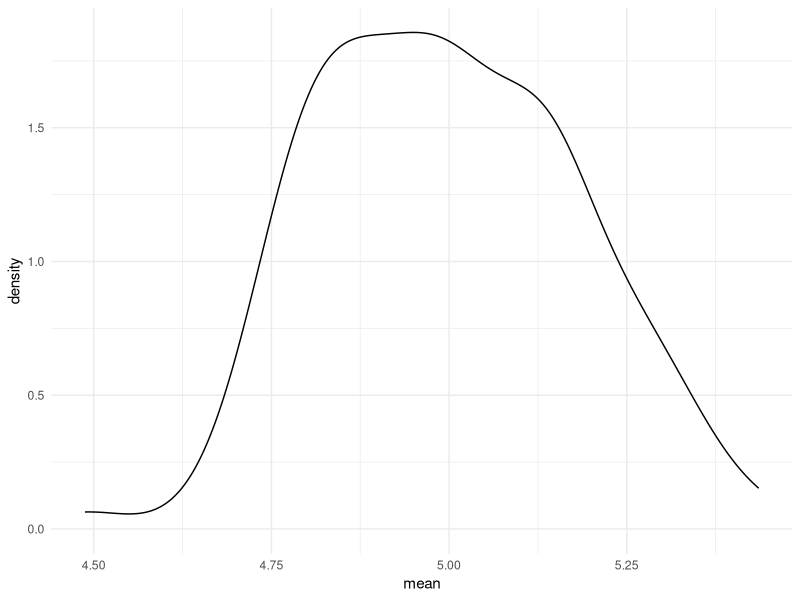
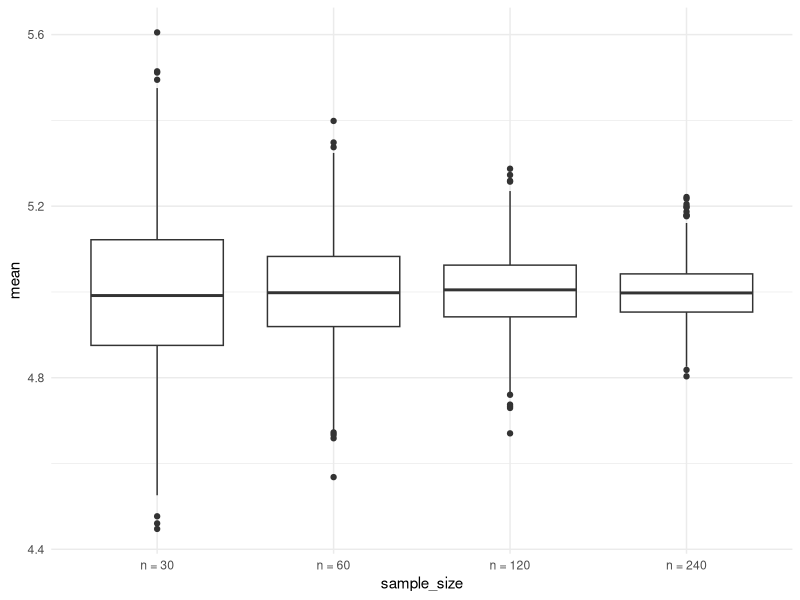
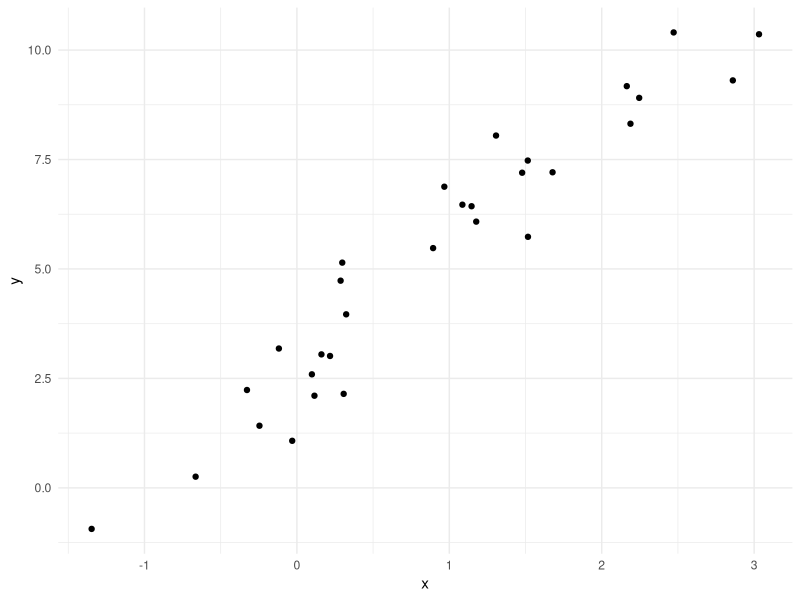
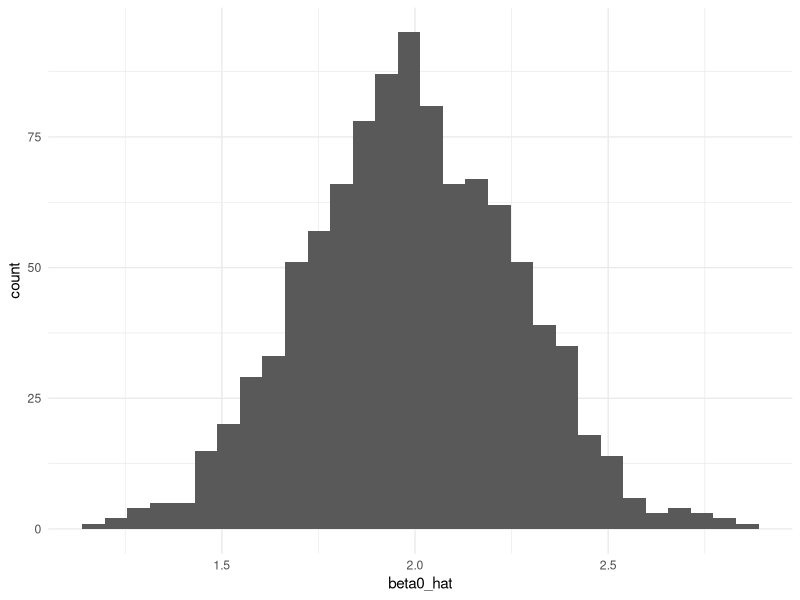
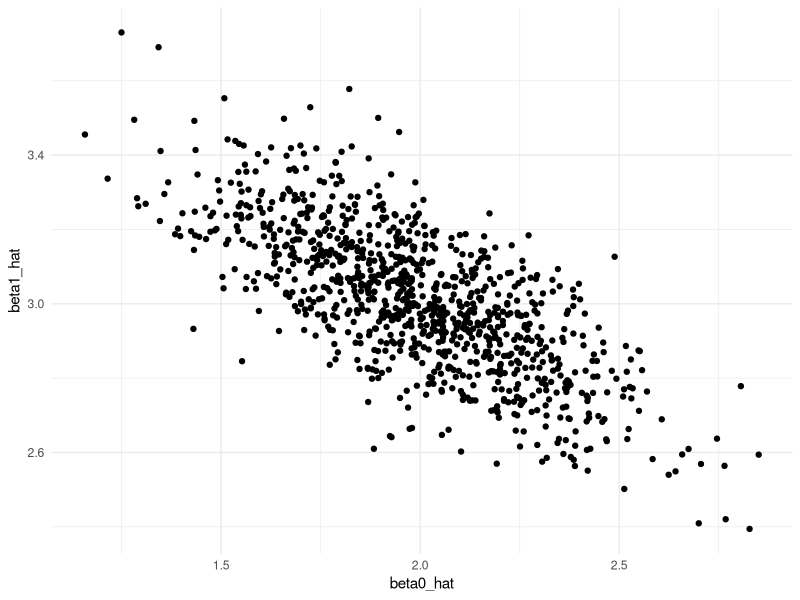

The R source for these figures, in order:
## ---- chunk 1
library(tidyverse)

knitr::opts_chunk$set(
	echo = TRUE,
	warning = FALSE,
  fig.width = 6,
  fig.asp = .6,
  out.width = "90%"
)

theme_set(theme_minimal() + theme(legend.position = "bottom"))

options(
  ggplot2.continuous.colour = "viridis",
  ggplot2.continuous.fill = "viridis"
)

scale_colour_discrete = scale_colour_viridis_d
scale_fill_discrete = scale_fill_viridis_d
## ---- chunk 2
library(tidyverse)
## ---- chunk 3
set.seed(12345)
## ---- chunk 4
sim_mean_sd = function(n_obs, mu = 5, sigma = 1) {
  
  x_vec = rnorm(n = n_obs, mean = mu, sd = sigma)

  tibble(
    mean = mean(x_vec),
    sd = sd(x_vec)
  )
  
}

## ---- chunk 5
sim_mean_sd(n_obs = 30)
## ---- chunk 6
output = vector("list", length = 100)

for (i in 1:100) {
  
  output[[i]] = sim_mean_sd(n_obs = 30)
  
}

sim_results = 
  bind_rows(output)

sim_results |> 
  ggplot(aes(x = mean)) + geom_density()

sim_results |> 
  summarize(
    mu_hat = mean(mean), 
    sd_hat = sd(mean)
  )
## ---- chunk 7
sim_result_df =
  expand_grid( 
    sample_size = c(30, 60, 120, 240),
    iter = 1:1000
  ) |> 
  mutate(estimate_df = map(sample_size, sim_mean_sd)) |> 
  unnest(estimate_df)

sim_result_df |> 
  mutate(
    sample_size = str_c("n = ", sample_size),
    sample_size = fct_inorder(sample_size)
  ) |> 
  ggplot(aes(x = sample_size, y = mean)) + 
  geom_boxplot()

## ---- chunk 8
beta_0 = 2
beta_1 = 3

sim_data = 
  tibble(
    x = rnorm(n = 30, mean = 1, sd = 1), 
    y = beta_0 + beta_1 * x + rnorm(30, mean = 0, sd = 1)
  )

ls_fit = lm(y ~ x, data = sim_data)
ls_fit

sim_data |> 
  ggplot(aes(x = x, y = y )) + 
  geom_point()
## ---- chunk 9
sim_slr = function(n_obs, beta_0 = 2, beta_1 = 3) {
  
  sim_data = 
    tibble(
      x = rnorm(n = n_obs, mean = 1, sd = 1), 
      y = beta_0 + beta_1 * x + rnorm(n_obs, mean = 0, sd = 1)
    )
  
  ls_fit = lm(y ~ x, data = sim_data)
  
  tibble(
    beta0_hat = coef(ls_fit)[1],
    beta1_hat = coef(ls_fit)[2]
  )
  
}


sim_slr(n_obs = 30)

## ---- chunk 10
sim_results_df = 
  expand_grid(
    sample_size = 30,
    iter = 1:1000
  ) |> 
  mutate(estimate_df = map(sample_size, sim_slr)) |> 
  unnest(estimate_df)
## ---- chunk 11
sim_results_df |> 
  summarize(
    mean_b0_hat = mean(beta0_hat),
    mean_b1_hat = mean(beta1_hat)
  )

sim_results_df |> 
  ggplot(aes(x = beta0_hat)) + 
  geom_histogram()

sim_results_df |> 
  ggplot(aes(x = beta0_hat, y = beta1_hat)) + 
  geom_point() #negatively correlated to each other

